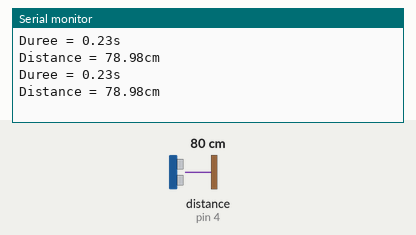
Bench run of a sketch on a simulated Arduino Uno, built with avr-gcc and run on an emulated ATmega328P. On the bench: the last lines printed to the serial monitor. Wiring (inferred from the names in the program): ultrasonic range finder: trigger pin 3; echo pin 4. The test bench sets the inputs (shaded band); at power-on: distance to the obstacle (sensor on pin 4) 80 cm. The echo pulse lasts 58.3 µs per cm.

Above: at 1.8 s.
1.9 s: distance to the obstacle (sensor on pin 4) set to 2 cm
At 2.4 s:
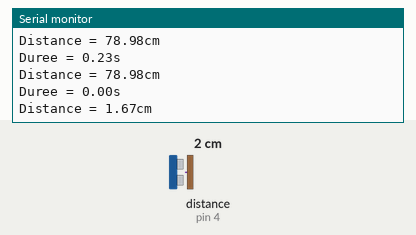
3.4 s: distance to the obstacle (sensor on pin 4) set to 4 cm
At 4.8 s:
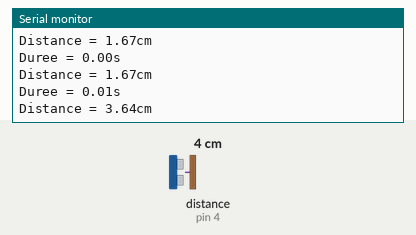
Timing chart, 0 to 6.4 s (numbered marks = the images above; inputs shaded):
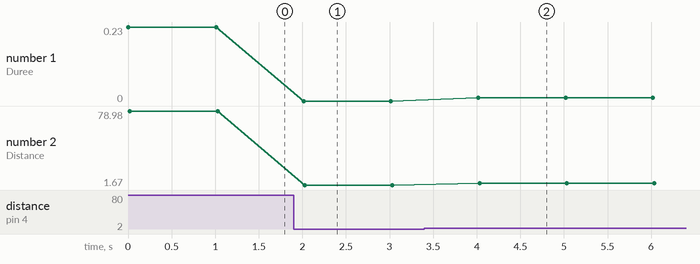

The sketch:

projet_telemetre.ino
```cpp
#define VITESSE 340

const int pin_echo=4;
const int pin_trig=3;


void setup() {
  // put your setup code here, to run once:
  pinMode(pin_echo,INPUT);
  pinMode(pin_trig,OUTPUT);
  digitalWrite(pin_trig,LOW);

  Serial.begin(9600);
}

void loop() {
  // put your main code here, to run repeatedly:
  digitalWrite(pin_trig,HIGH);
  delayMicroseconds(10);
  digitalWrite(pin_trig,LOW);

  unsigned long duree= pulseIn(pin_echo, HIGH);

  if(duree>30000){
    Serial.println("Mesure échouée");
  }
  else{
    duree=duree/2;

    float temps=duree/10000.0;
    float distance=temps*VITESSE;

    Serial.print("Duree = ");
    Serial.print(temps);
    Serial.println("s");

    Serial.print("Distance = ");
    Serial.print(distance);
    Serial.println("cm");

    delay(1000);

  }

}
```

Measured:
- after the input at 1.9 s, the serial monitor: prints a new line after 0.11 s (image 1)
- after the input at 3.4 s, the serial monitor: prints a new line after 0.62 s (image 2)
- plotted number 1: 0.23 → 0 after the input at 1.9 s, 0 → 0.01 after the input at 3.4 s
- plotted number 2: 78.98 → 1.67 after the input at 1.9 s, 1.67 → 3.64 after the input at 3.4 s
